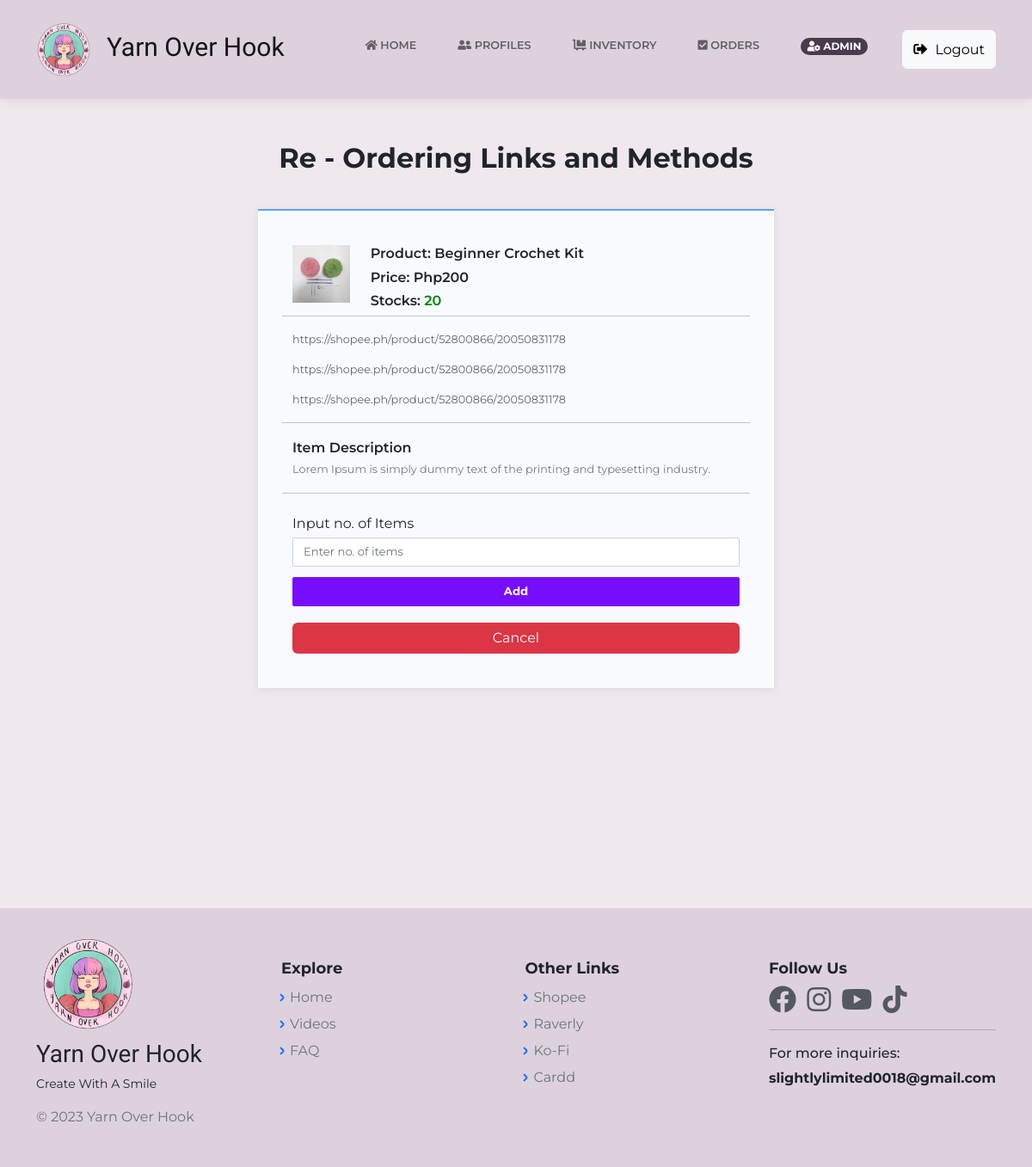
Page /ReOrderPoint.php?id=1001 (signed in) on the earlier database version.
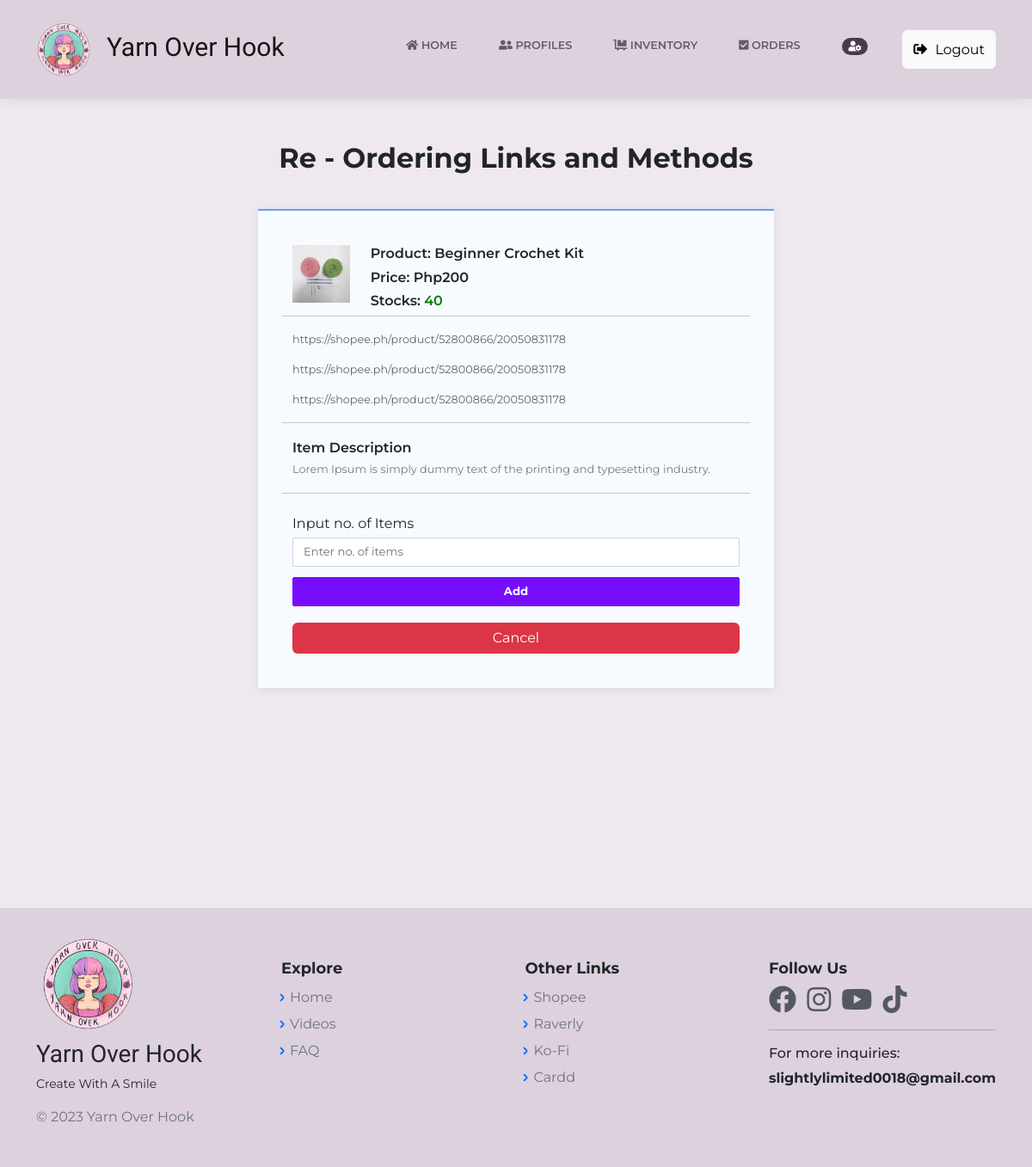
Same page on the later database version.
### tables this page shows
CREATE TABLE `inventory_db` (
  `id` bigint(20) NOT NULL,
  `ItemID` bigint(20) NOT NULL,
  `ItemName` varchar(100) NOT NULL,
  `ItemImg` varchar(255) NOT NULL,
  `ItemDesc` text NOT NULL,
  `ItemType` varchar(255) NOT NULL,
  `TypeID` int(11) NOT NULL,
  `ItemPrice` int(12) NOT NULL,
  `ItemQty` int(12) NOT NULL,
  `created_at` timestamp NOT NULL DEFAULT current_timestamp() ON UPDATE current_timestamp()
);

### ReOrderPoint.php (the view, shortened to what the changed rows need)
<?php
    include("includes/dbh.inc.php");
    require 'layouts/Header.php';
    if(isset($_GET['id'])) {
		$id = mysqli_real_escape_string($con, $_GET['id']);
		$item = "SELECT * FROM inventory_db WHERE ItemID = $id";
		$result = mysqli_query($con, $item);
		$inv = mysqli_fetch_assoc($result);
	}
?>
<body class="d-flex flex-column min-vh-100">
<?php require 'layouts/nav.php';?>
<?php if($inv): ?>
    <main class="page payment-page">
        <section class="clean-block payment-form dark" style="min-height: 17px;height: 971px; background-color:#efe9ef;">
            <div class="container">
                <div class="block-heading">
                    <h2 style="font-weight: bold;">Re - Ordering Links and Methods</h2>
                </div>
                <div class="form-group">
                <form name="form" action="" method="POST">
                    <div class="products">
                        <div class="row">
                                <div class="col-md-2">
                                    <img class="img-fluid" src="<?php echo $inv['ItemImg']; ?>">
                                </div>
                            <div class="col-md-10">
                                <h3 class="item-name">Product: <?php echo $inv['ItemName']; ?></h3>
                                <h3 class="item-name">Price: Php<?php echo $inv['ItemPrice']; ?></h3>
                                <h3 class="item-name">Stocks: <span id = "stocks"><?php echo $inv['ItemQty']; ?></span></h3>
                            </div>
                        <hr>
                        <a class="item-description" href="https://shopee.ph/product/52800866/20050831178" style="text-decoration:none;color:black;"><p>https://shopee.ph/product/52800866/20050831178</p></a>
                        <a class="item-description" href="https://shopee.ph/product/52800866/20050831178" style="text-decoration:none;color:black;"><p>https://shopee.ph/product/52800866/20050831178</p></a>
                        <a class="item-description" href="https://shopee.ph/product/52800866/20050831178" style="text-decoration:none;color:black;"><p>https://shopee.ph/product/52800866/20050831178</p></a>
                        <hr>
                        <div class="item">
                            <p class="item-name">Item Description</p>
                            <p class="item-description">Lorem Ipsum is simply dummy text of the printing and typesetting industry.</p>
                        </div>
                        <hr>
                    <br>
                    <div class="form-group">
                    <label>Input no. of Items</label>
                        <input class="form-control" type="text" name="ItemQty" placeholder="Enter no. of items"  required style="margin-bottom: 12px;margin-right: 28px;margin-top: 4px;">
                    </div>
                    <div class="form-group">
                    <input class="form-control button" type="submit" name="reorder" value="Add" style="border-color: rgb(119,13,253); font-weight:bold;background: rgb(119,13,253); color:white;">
                        <a href="Inventory.php" type="button" class="btn btn-primary d-block w-100" class="btn btn-primary d-block w-100"  type="button" value="Cancel" style="margin-top: 19px; background: rgb(220, 53, 69); border:rgb(220, 53, 69); text-decoration:none;color:white;">Cancel</a>
                    </div>
                </form>
            </div>
        </section>
    </main>
<?php else: ?>
        <div class="container my-5">
            <h2> Oops.. Page not found. Please try again. </h2>
        </div>
    <?php endif ?>
<?php require 'layouts/Footer.php';?>

### layouts/Nav.php (shortened to what the changed rows need)
<header>
    <nav class="navbar navbar-light navbar-expand-lg fixed-top clean-navbar">
        <div class="container">
            <div class="collapse navbar-collapse my-2" id="navcol-1">
            <?php
                if (isset($_SESSION['login_id']) && $_SESSION['user_rank'] == 'user'){
                    echo '<ul class="navbar-nav ms-auto">
                    <li class="nav-item"><a class="nav-link" href="HomePage.php"><i class="fas fa-home"></i> Home</a></li>
                    <li class="nav-item"><a class="nav-link" href="ProfileAccntView.php"><i class="fas fa-user-friends"></i> Profiles</a></li>
                    <li class="nav-item"><a class="nav-link" href="OrderPageCust.php"><i class="fas fa-check-square"></i> Orders</a></li>
                    <li class="nav-item"><a class="nav-link" href="UserProfile.php"><h6><span class="badge rounded-pill text-white" style="background-color: #4a3a4b;"><i class="fas fa-user-circle"></i> '.$_SESSION['cust_name'].'</span></h6></a></li>
                    <button class="btn btn-light my-3 my-sm-0" id="logout" name="logout" type="submit"> <i class="fas fa-sign-out-alt"></i> Logout</button>
                    </ul>';
                    ?>
                    <script src="https://ajax.googleapis.com/ajax/libs/jquery/1.12.4/jquery.min.js"></script>
                    <script src="https://maxcdn.bootstrapcdn.com/bootstrap/3.3.7/js/bootstrap.min.js"></script>
                    <script src="assets/js/sessiontimeout.js"></script>
                    <?php
                } else if (isset($_SESSION['login_id']) && $_SESSION['user_rank'] == 'admin') {
                    echo '<ul class="navbar-nav ms-auto">
                    <li class="nav-item"><a class="nav-link" href="HomePage.php"><i class="fas fa-home"></i> Home</a></li>
                    <li class="nav-item"><a class="nav-link" href="CustomerProfileListAdmin.php"><i class="fas fa-user-friends"></i> Profiles</a></li>
                    <li class="nav-item"><a class="nav-link" href="Inventory.php"><i class="fas fa-dolly-flatbed"></i> Inventory</a></li>
                    <li class="nav-item"><a class="nav-link" href="OrdersAdminView.php"><i class="fas fa-check-square"></i> Orders</a></li>
                    <li class="nav-item"><a class="nav-link" href="UserProfileAdmin.php"><h6><span class="badge rounded-pill text-white" style="background-color: #4a3a4b;"><i class="fas fa-user-cog"></i> '.$_SESSION['cust_name'].'</span></h6></a></li>
                    <button class="btn btn-light my-3 my-sm-0" id="logout" name="logout" type="submit"> <i class="fas fa-sign-out-alt"></i> Logout</button>
                    </ul>';
                    ?>
            <?php
                }
            ?>
            </div>
        </div>
    </nav>
</header>

Differences in the rows shown:
changed inventory_db "Beginner Crochet Kit": ItemQty "20" → "40"
Other differences:
$_SESSION['cust_name']: "ADMIN" → (not shown)
